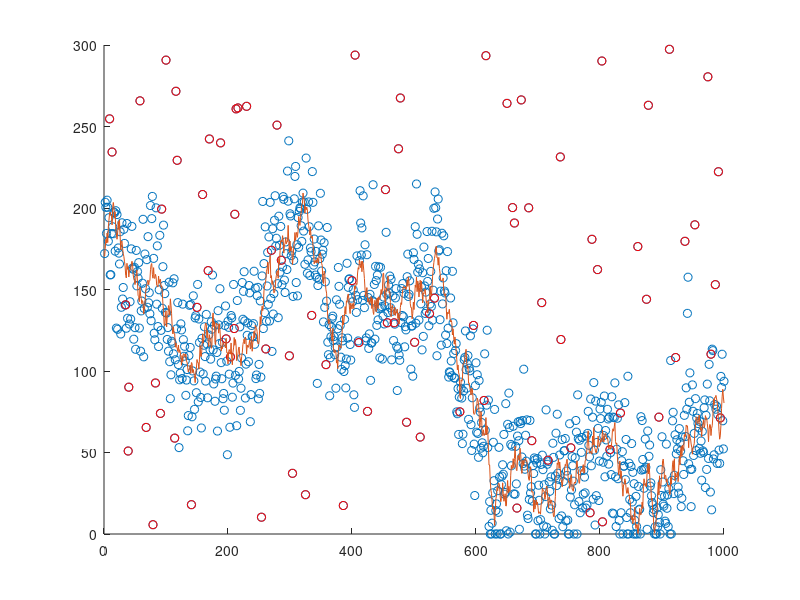

Recreate this plot in MATLAB. (Note: this script raises an error after producing the figure.)
% Script to generate some "oddball" outcomes.


% task parameters:

numTrials= 1000; % number of trials;
driftRate= 5; % standard deviation of random walk in heli/cannon position
haz      = .1; % hazard rate of oddball event
noise    = 25;

% KalmanGain = driftRate^2 ./(driftRate^2 + noise^2)


% preallocate space for variables:
outcome=nan(numTrials, 1);
Mu     =nan(numTrials, 1);
isOdd  =nan(numTrials, 1);

% Loop through trials and generate outcomes:
for i = 1:numTrials
    
    % Choose mean:
    if i ==1
       Mu(i)=rand.*100+ 100; % start helicopter in the middlish region
    else 
       Mu(i)=Mu(i-1)+normrnd(0, driftRate);
    end
    
    % make boundary reflective so we don't get caught on edge
    if Mu(i)>300
        Mu(i) = 300 -  (Mu(i)-300); % reflective edges -- if you go past you bounce back. 
    elseif Mu(i)<0
        Mu(i)=abs(Mu(i));
    end
    
    % Choose outcome
    if rand>haz
        outcome(i)=min([max([normrnd(Mu(i), noise), 0]), 300]); % choose outcome from distribution centered on mean
        isOdd(i)=false;
    else
        outcome(i)=rand.*300; % choose outcome from distribution centered on mean
        isOdd(i)=true;
    end

    
    
    
    
end
isOdd=logical(isOdd);

xVar=1:numTrials
hold on
plot(xVar, outcome, 'o')
plot(xVar(isOdd), outcome(isOdd), 'or')

plot(1:numTrials, Mu, '-')



%% run reduced bayesian model over outcomes:



% Now lets make normative predictions for those trials


pred=nan(numTrials, 1);
pred(1)=150;

for i = 1:numTrials
    
    
    if i ==1
    unc(i)=.9;
    else 
    unc(i)=errBased_RU(2);  
    end   
    
    % Step 1 = compute prediction error...
    PE=outcome(i)-pred(i); %%
    
    % Step 2 = compute surprise and uncertainty according to prediction
    % error

    [errBased_pOdd, errBased_RU, errBased_LR, errBased_UP]=getTrialVarsFromPEs_cannon...
    ([noise; noise], [PE; 0], [haz], [1; 0], [false, false], unc(i), 0, 1, [1], [driftRate; driftRate] , [true; true], 300)

    % Step 3 = Store some stuff:
    oddProb(i)=errBased_pOdd(1);
   
    
    % Step 4 = update prediction
    pred(i+1)=pred(i)+errBased_UP(1);
    
    
    
end




hold on

xVar=1:numTrials
hold on
plot(xVar, outcome, 'o')
plot(xVar(isOdd), outcome(isOdd), 'or')
plot(xVar,    pred(1:end-1), 'c')
plot(1:numTrials, Mu, '-')






